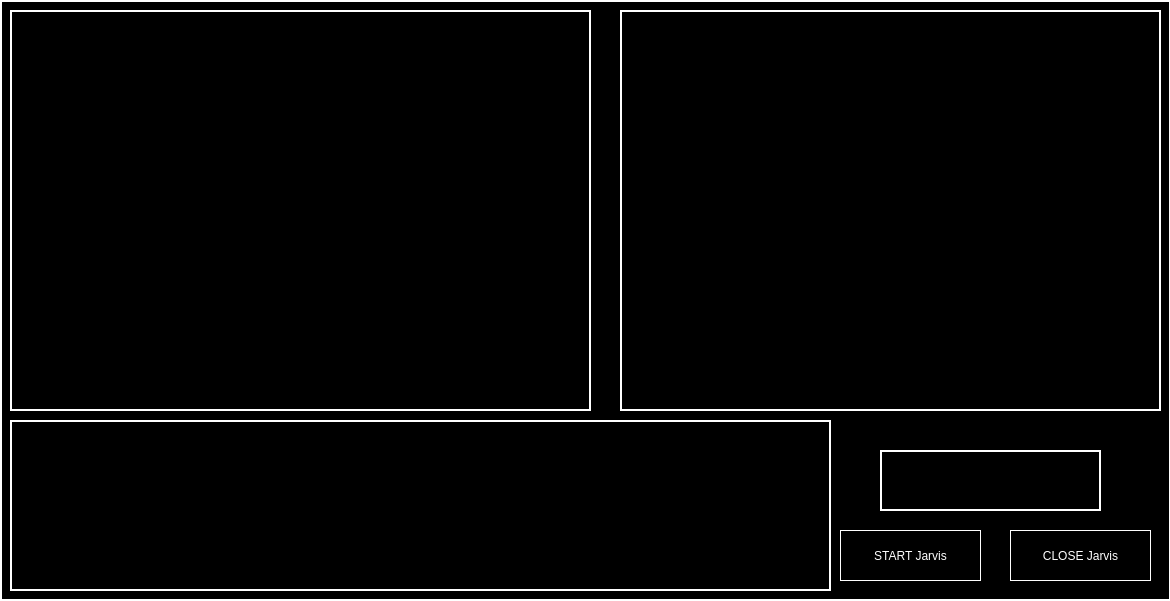
<?xml version="1.0" encoding="UTF-8"?>
<ui version="4.0">
 <class>MainWindow</class>
 <widget class="QMainWindow" name="MainWindow">
  <property name="geometry">
   <rect>
    <x>0</x>
    <y>0</y>
    <width>1170</width>
    <height>601</height>
   </rect>
  </property>
  <property name="windowTitle">
   <string>MainWindow</string>
  </property>
  <widget class="QWidget" name="centralwidget">
   <widget class="QLabel" name="bg">
    <property name="geometry">
     <rect>
      <x>-24</x>
      <y>-8</y>
      <width>1221</width>
      <height>611</height>
     </rect>
    </property>
    <property name="styleSheet">
     <string notr="true">background-color: rgb(0, 0, 0);</string>
    </property>
    <property name="text">
     <string>l</string>
    </property>
   </widget>
   <widget class="QLabel" name="bg_border">
    <property name="geometry">
     <rect>
      <x>0</x>
      <y>0</y>
      <width>1171</width>
      <height>601</height>
     </rect>
    </property>
    <property name="styleSheet">
     <string notr="true">color: rgb(0, 0, 0);
background-color: rgb(0, 0, 0);
BORDER:2px Solid White;</string>
    </property>
    <property name="text">
     <string/>
    </property>
   </widget>
   <widget class="QPushButton" name="CLOSE_Button">
    <property name="geometry">
     <rect>
      <x>1010</x>
      <y>530</y>
      <width>141</width>
      <height>51</height>
     </rect>
    </property>
    <property name="styleSheet">
     <string notr="true">background-color: rgb(0, 0, 0);
color:rgb(255,255,255);
border:1px solid white;
font: 12pt &quot;MS Shell Dlg 2&quot;;</string>
    </property>
    <property name="text">
     <string>CLOSE Jarvis</string>
    </property>
   </widget>
   <widget class="QPushButton" name="START_Button">
    <property name="geometry">
     <rect>
      <x>840</x>
      <y>530</y>
      <width>141</width>
      <height>51</height>
     </rect>
    </property>
    <property name="styleSheet">
     <string notr="true">background-color: rgb(0, 0, 0);
color:rgb(255,255,255);
border:1px solid white;
font: 12pt &quot;MS Shell Dlg 2&quot;;</string>
    </property>
    <property name="text">
     <string>START Jarvis</string>
    </property>
   </widget>
   <widget class="QLabel" name="Gif">
    <property name="geometry">
     <rect>
      <x>10</x>
      <y>10</y>
      <width>581</width>
      <height>401</height>
     </rect>
    </property>
    <property name="styleSheet">
     <string notr="true">border:1.5px solid white;</string>
    </property>
    <property name="text">
     <string/>
    </property>
    <property name="pixmap">
     <pixmap>../UI/VoiceReg/Siri_1.gif</pixmap>
    </property>
    <property name="scaledContents">
     <bool>true</bool>
    </property>
   </widget>
   <widget class="QLabel" name="Gif_2">
    <property name="geometry">
     <rect>
      <x>620</x>
      <y>10</y>
      <width>541</width>
      <height>401</height>
     </rect>
    </property>
    <property name="styleSheet">
     <string notr="true">background-color:rgb(0,0,0);
border-color:rgb(255,255,255);
border:1.5px solid white;</string>
    </property>
    <property name="text">
     <string/>
    </property>
    <property name="pixmap">
     <pixmap>../UI/ExtraGui/B.G_Template_1.gif</pixmap>
    </property>
    <property name="scaledContents">
     <bool>true</bool>
    </property>
   </widget>
   <widget class="QLabel" name="Time">
    <property name="geometry">
     <rect>
      <x>880</x>
      <y>450</y>
      <width>221</width>
      <height>61</height>
     </rect>
    </property>
    <property name="styleSheet">
     <string notr="true">background-color: rgb(0, 0, 0);
font: 24pt &quot;MS Shell Dlg 2&quot;;
border:1.5px solid white;
color: rgb(255, 255, 255);</string>
    </property>
    <property name="text">
     <string>&lt;html&gt;&lt;head/&gt;&lt;body&gt;&lt;p&gt;&lt;br/&gt;&lt;/p&gt;&lt;/body&gt;&lt;/html&gt;</string>
    </property>
   </widget>
   <widget class="QLabel" name="Terminal">
    <property name="geometry">
     <rect>
      <x>10</x>
      <y>420</y>
      <width>821</width>
      <height>171</height>
     </rect>
    </property>
    <property name="styleSheet">
     <string notr="true">border:1.5px solid white;
border -color:rgb(255,255,255)</string>
    </property>
    <property name="text">
     <string/>
    </property>
   </widget>
  </widget>
 </widget>
 <resources/>
 <connections/>
</ui>
